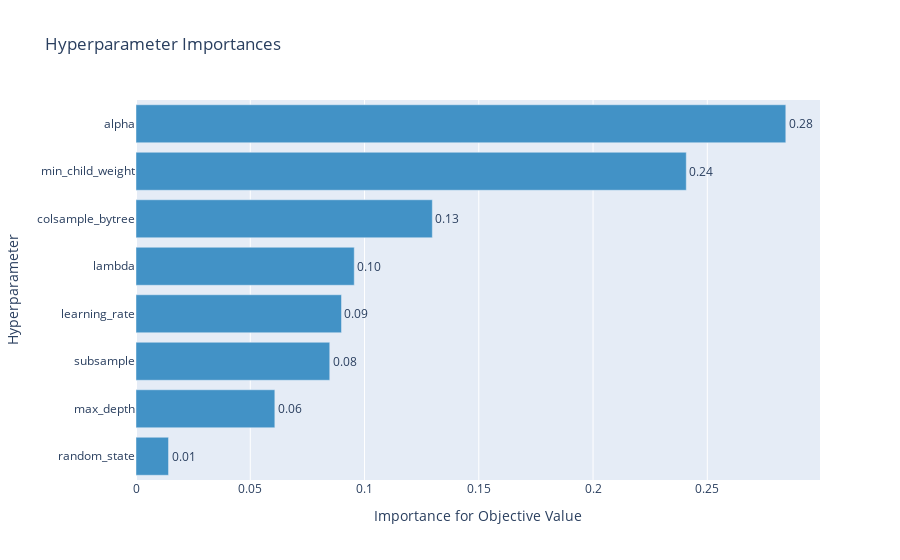

Notebook source saved alongside this figure:
### Code cell
# Visualize hyperparameter importances
optuna.visualization.plot_param_importances(study)

### Figure 1 — Plotly figure (JSON) as saved in the notebook; plotly's stock layout.template omitted (floating-point values rounded to 4 significant figures)
{"data": [{"cliponaxis": false, "hovertemplate": ["random_state (CategoricalDistribution): 0.014236401894557112<extra></extra>", "max_depth (CategoricalDistribution): 0.06074946330017546<extra></extra>", "subsample (CategoricalDistribution): 0.0847812124282364<extra></extra>", "learning_rate (CategoricalDistribution): 0.08992068666162789<extra></extra>", "lambda (LogUniformDistribution): 0.09550348551596317<extra></extra>", "colsample_bytree (CategoricalDistribution): 0.12967017825202878<extra></extra>", "min_child_weight (IntUniformDistribution): 0.2407939181270678<extra></extra>", "alpha (LogUniformDistribution): 0.2843446538203434<extra></extra>"], "marker": {"color": "rgb(66,146,198)"}, "orientation": "h", "text": ["0.014236401894557112", "0.06074946330017546", "0.0847812124282364", "0.08992068666162789", "0.09550348551596317", "0.12967017825202878", "0.2407939181270678", "0.2843446538203434"], "textposition": "outside", "texttemplate": "%{text:.2f}", "type": "bar", "x": [0.01424, 0.06075, 0.08478, 0.08992, 0.0955, 0.1297, 0.2408, 0.2843], "y": ["random_state", "max_depth", "subsample", "learning_rate", "lambda", "colsample_bytree", "min_child_weight", "alpha"]}], "layout": {"showlegend": false, "title": {"text": "Hyperparameter Importances"}, "xaxis": {"title": {"text": "Importance for Objective Value"}}, "yaxis": {"title": {"text": "Hyperparameter"}}}}
